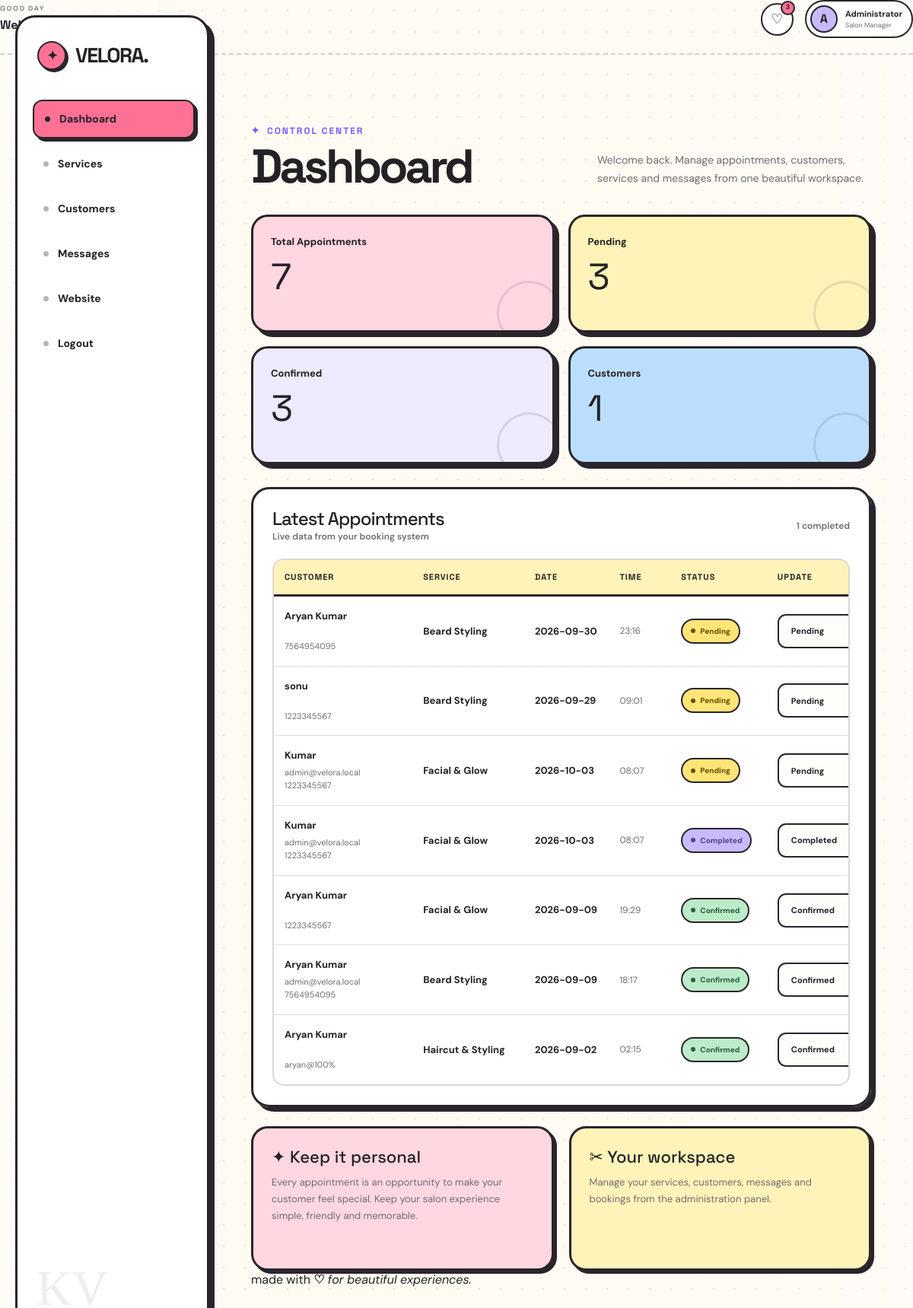
Page /admin/dashboard.php (signed in) on the committed database.
### tables this page shows
CREATE TABLE `appointments` (
  `id` int(11) NOT NULL,
  `user_id` int(11) DEFAULT NULL,
  `name` varchar(120) NOT NULL,
  `phone` varchar(30) NOT NULL,
  `service_id` int(11) DEFAULT NULL,
  `service_name` varchar(120) NOT NULL,
  `appointment_date` date NOT NULL,
  `appointment_time` time NOT NULL,
  `notes` text DEFAULT NULL,
  `status` enum('Pending','Confirmed','Completed','Cancelled') DEFAULT 'Pending',
  `created_at` timestamp NOT NULL DEFAULT current_timestamp()
);

CREATE TABLE `users` (
  `id` int(11) NOT NULL,
  `name` varchar(120) NOT NULL,
  `email` varchar(160) NOT NULL,
  `phone` varchar(30) DEFAULT NULL,
  `password` varchar(255) NOT NULL,
  `role` enum('customer','admin') DEFAULT 'customer',
  `created_at` timestamp NOT NULL DEFAULT current_timestamp()
);

### config/connection.php (called while the page is built, shortened)
<?php
function e($v){return htmlspecialchars($v??'',ENT_QUOTES,'UTF-8');}
?>

### admin/dashboard.php (the view, shortened to what this page needs)
<?php
require "../config/connection.php";
function countRows($c, $where = '1')
{
    $result = $c->query(
        "SELECT COUNT(*) c FROM appointments WHERE $where"
    );
    return $result->fetch_assoc()['c'];
}
$total     = countRows($conn);
$pending   = countRows($conn, "status='Pending'");
$confirmed = countRows($conn, "status='Confirmed'");
$completed = countRows($conn, "status='Completed'");
$customers = $conn->query(
    "SELECT COUNT(*) c
     FROM users
     WHERE role='customer'"
)->fetch_assoc()['c'];
$apps = $conn->query(
    "SELECT
        a.*,
        u.email
     FROM appointments a
     LEFT JOIN users u
        ON u.id = a.user_id
     ORDER BY a.created_at DESC"
);
?>
<!doctype html>
<html lang="en">
<head>
    <link
        href="https://cdn.jsdelivr.net/npm/bootstrap@5.3.3/dist/css/bootstrap.min.css"
        rel="stylesheet"
    >
    <link
        rel="stylesheet"
        href="../assets/css/dashboard.css"
    >
</head>
<body class="admin">
<div class="topbar">
    <div class="topbar-left">
        <div>
            <span class="topbar-small">GOOD DAY</span>
            <strong>Welcome back, Admin</strong>
        </div>
    </div>
    <div class="topbar-right">
        <div class="notification">
            ♡
            <span><?= $pending ?></span>
        </div>
        <div class="admin-profile">
            <div class="admin-avatar">
                A
            </div>
            <div class="admin-profile-text">
                <strong>Administrator</strong>
                <small>Salon Manager</small>
            </div>
        </div>
    </div>
</div>
<aside>
    <div class="brand">
        VELORA.
    </div>
    <a
        class="active"
        href="dashboard.php"
    >
        Dashboard
    </a>
    <a href="services.php">
        Services
    </a>
    <a href="customers.php">
        Customers
    </a>
    <a href="messages.php">
        Messages
    </a>
    <a href="../kv_web/index.php">
        Website
    </a>
    <a href="../auth/logout.php">
        Logout
    </a>
</aside>
<main>
    <div class="dashboard-intro">
        <div>
            <p class="eyebrow">
                CONTROL CENTER
            </p>
            <h1>
                Dashboard
            </h1>
        </div>
        <div class="intro-right">
            Welcome back.
            Manage appointments, customers,
            services and messages from one
            beautiful workspace.
        </div>
    </div>
    <section class="stats-grid">
        <div class="stat-card">
            <div class="stat-label">
                Total Appointments
            </div>
            <div class="stat-number">
                <?= $total ?>
            </div>
            <div class="stat-decoration"></div>
        </div>
        <div class="stat-card">
            <div class="stat-label">
                Pending
            </div>
            <div class="stat-number">
                <?= $pending ?>
            </div>
            <div class="stat-decoration"></div>
        </div>
        <div class="stat-card">
            <div class="stat-label">
                Confirmed
            </div>
            <div class="stat-number">
                <?= $confirmed ?>
            </div>
            <div class="stat-decoration"></div>
        </div>
        <div class="stat-card">
            <div class="stat-label">
                Customers
            </div>
            <div class="stat-number">
                <?= $customers ?>
            </div>
            <div class="stat-decoration"></div>
        </div>
    </section>
    <section class="panel appointment-panel">
        <div class="panel-head">
            <div>
                <h3>
                    Latest Appointments
                </h3>
                <div class="panel-subtitle">
                    Live data from your booking system
                </div>
            </div>
            <div class="panel-subtitle">
                <?= $completed ?> completed
            </div>
        </div>
        <div class="appointment-table-wrap">
            <table class="appointment-table">
                <thead>
                    <tr>
                        <th>
                            Customer
                        </th>
                        <th>
                            Service
                        </th>
                        <th>
                            Date
                        </th>
                        <th>
                            Time
                        </th>
                        <th>
                            Status
                        </th>
                        <th>
                            Update
                        </th>
                    </tr>
                </thead>
                <tbody>
                <?php if ($apps && $apps->num_rows): ?>
                    <?php while ($x = $apps->fetch_assoc()): ?>
                        <?php
                        $statusClass = match ($x['status']) {
                            'Pending'   => 'status-pending',
                            'Confirmed' => 'status-confirmed',
                            'Completed' => 'status-completed',
                            'Cancelled' => 'status-cancelled',
                            default     => 'status-pending'
                        };
                        ?>
                        <tr>
                            <td>
                                <div class="customer-name">
                                    <?= e($x['name']) ?>
                                </div>
                                <div class="customer-contact">
                                    <?= e($x['email']) ?>
                                    <br>
                                    <?= e($x['phone']) ?>
                                </div>
                            </td>
                            <td>
                                <div class="service-name">
                                    <?= e($x['service_name']) ?>
                                </div>
                            </td>
                            <td>
                                <div class="date-text">
                                    <?= e($x['appointment_date']) ?>
                                </div>
                            </td>
                            <td>
                                <div class="time-text">
                                    <?= substr($x['appointment_time'], 0, 5) ?>
                                </div>
                            </td>
                            <td>
                                <span
                                    class="status-badge <?= $statusClass ?>"
                                >
                                    <?= e($x['status']) ?>
                                </span>
                            </td>
                            <td>
                                <form
                                    action="status.php"
                                    method="post"
                                    class="status-form"
                                >
                                    <select
                                        name="status"
                                    >
                                        <?php
                                        foreach (
                                            [
                                                'Pending',
                                                'Confirmed',
                                                'Completed',
                                                'Cancelled'
                                            ] as $st
                                        ):
                                        ?>
                                            <option
                                                <?= $x['status'] === $st
                                                    ? 'selected'
                                                    : '' ?>
                                            >
                                                <?= $st ?>
                                            </option>
                                        <?php endforeach; ?>
                                    </select>
                                </form>
                            </td>
                        </tr>
                    <?php endwhile; ?>
                <?php endif; ?>
                </tbody>
            </table>
        </div>
    </section>
    <section class="dashboard-lower">
        <div class="info-card pink">
            <h3>
                ✦ Keep it personal
            </h3>
            <p>
                Every appointment is an opportunity
                to make your customer feel special.
                Keep your salon experience simple,
                friendly and memorable.
            </p>
        </div>
        <div class="info-card yellow">
            <h3>
                ✂ Your workspace
            </h3>
            <p>
                Manage your services, customers,
                messages and bookings from the
                administration panel.
            </p>
        </div>
    </section>
    <div class="dashboard-signature">
    <span>made with</span>
    <strong>♡</strong>
    <em>for beautiful experiences.</em>
</div>
</main>
</body>
</html>

### rows in the picture
appointments: name "Aryan Kumar", phone "7564954095", service_name "Beard Styling", appointment_date "2026-09-30", appointment_time "23:16", status "Pending"
appointments: name "sonu", phone "1223345567", service_name "Beard Styling", appointment_date "2026-09-29", appointment_time "09:01", status "Pending"
appointments: name "Kumar", user.email "admin@velora.local", phone "1223345567", service_name "Facial & Glow", appointment_date "2026-10-03", appointment_time "08:07", status "Pending"
appointments: name "Kumar", user.email "admin@velora.local", phone "1223345567", service_name "Facial & Glow", appointment_date "2026-10-03", appointment_time "08:07", status "Completed"
appointments: name "Aryan Kumar", phone "1223345567", service_name "Facial & Glow", appointment_date "2026-09-09", appointment_time "19:29", status "Confirmed"
appointments: name "Aryan Kumar", user.email "admin@velora.local", phone "7564954095", service_name "Beard Styling", appointment_date "2026-09-09", appointment_time "18:17", status "Confirmed"
appointments: name "Aryan Kumar", phone "aryan@100%", service_name "Haircut & Styling", appointment_date "2026-09-02", appointment_time "02:15", status "Confirmed"

### other values in the picture
$pending "3"
$total "7"
$confirmed "3"
$customers "1"
$completed "1"
